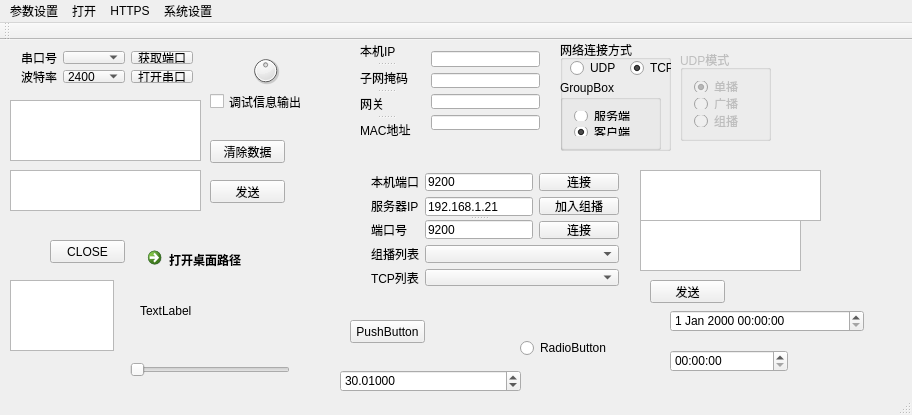
<?xml version="1.0" encoding="UTF-8"?>
<ui version="4.0">
 <class>MainWindow</class>
 <widget class="QMainWindow" name="MainWindow">
  <property name="enabled">
   <bool>true</bool>
  </property>
  <property name="geometry">
   <rect>
    <x>0</x>
    <y>0</y>
    <width>912</width>
    <height>415</height>
   </rect>
  </property>
  <property name="windowTitle">
   <string>MainWindow</string>
  </property>
  <widget class="QWidget" name="centralWidget">
   <widget class="QTextBrowser" name="Text_DBG">
    <property name="geometry">
     <rect>
      <x>10</x>
      <y>60</y>
      <width>191</width>
      <height>61</height>
     </rect>
    </property>
    <property name="readOnly">
     <bool>true</bool>
    </property>
   </widget>
   <widget class="QCheckBox" name="DBG">
    <property name="geometry">
     <rect>
      <x>210</x>
      <y>50</y>
      <width>101</width>
      <height>23</height>
     </rect>
    </property>
    <property name="text">
     <string>调试信息输出</string>
    </property>
   </widget>
   <widget class="QPushButton" name="CLOSE">
    <property name="geometry">
     <rect>
      <x>50</x>
      <y>200</y>
      <width>75</width>
      <height>23</height>
     </rect>
    </property>
    <property name="text">
     <string>CLOSE</string>
    </property>
   </widget>
   <widget class="QDial" name="dial">
    <property name="geometry">
     <rect>
      <x>250</x>
      <y>10</y>
      <width>31</width>
      <height>41</height>
     </rect>
    </property>
    <property name="pageStep">
     <number>10</number>
    </property>
    <property name="value">
     <number>50</number>
    </property>
   </widget>
   <widget class="QPushButton" name="DBG_clear">
    <property name="geometry">
     <rect>
      <x>210</x>
      <y>100</y>
      <width>75</width>
      <height>23</height>
     </rect>
    </property>
    <property name="text">
     <string>清除数据</string>
    </property>
   </widget>
   <widget class="QPushButton" name="SEND">
    <property name="geometry">
     <rect>
      <x>210</x>
      <y>140</y>
      <width>75</width>
      <height>23</height>
     </rect>
    </property>
    <property name="text">
     <string>发送</string>
    </property>
   </widget>
   <widget class="QTextEdit" name="textEdit">
    <property name="geometry">
     <rect>
      <x>10</x>
      <y>130</y>
      <width>191</width>
      <height>41</height>
     </rect>
    </property>
   </widget>
   <widget class="QGroupBox" name="TCP_UDP">
    <property name="enabled">
     <bool>true</bool>
    </property>
    <property name="geometry">
     <rect>
      <x>560</x>
      <y>0</y>
      <width>111</width>
      <height>111</height>
     </rect>
    </property>
    <property name="title">
     <string>网络连接方式</string>
    </property>
    <property name="checkable">
     <bool>false</bool>
    </property>
    <widget class="QRadioButton" name="TCP_MODE">
     <property name="geometry">
      <rect>
       <x>70</x>
       <y>20</y>
       <width>51</width>
       <height>16</height>
      </rect>
     </property>
     <property name="text">
      <string>TCP</string>
     </property>
     <property name="checkable">
      <bool>true</bool>
     </property>
     <property name="checked">
      <bool>true</bool>
     </property>
    </widget>
    <widget class="QRadioButton" name="UDP_MODE">
     <property name="geometry">
      <rect>
       <x>10</x>
       <y>20</y>
       <width>51</width>
       <height>16</height>
      </rect>
     </property>
     <property name="text">
      <string>UDP</string>
     </property>
     <property name="checkable">
      <bool>true</bool>
     </property>
     <property name="checked">
      <bool>false</bool>
     </property>
    </widget>
    <widget class="QGroupBox" name="groupBox">
     <property name="geometry">
      <rect>
       <x>0</x>
       <y>40</y>
       <width>101</width>
       <height>70</height>
      </rect>
     </property>
     <property name="title">
      <string>GroupBox</string>
     </property>
     <layout class="QGridLayout" name="gridLayout_2">
      <item row="1" column="0">
       <widget class="QRadioButton" name="CLIENT_MODE">
        <property name="text">
         <string>客户端</string>
        </property>
        <property name="checkable">
         <bool>true</bool>
        </property>
        <property name="checked">
         <bool>true</bool>
        </property>
       </widget>
      </item>
      <item row="0" column="0">
       <widget class="QRadioButton" name="SERVER_MODE">
        <property name="text">
         <string>服务端</string>
        </property>
       </widget>
      </item>
     </layout>
    </widget>
   </widget>
   <widget class="QPushButton" name="SEND_IP">
    <property name="enabled">
     <bool>true</bool>
    </property>
    <property name="geometry">
     <rect>
      <x>650</x>
      <y>240</y>
      <width>75</width>
      <height>23</height>
     </rect>
    </property>
    <property name="text">
     <string>发送</string>
    </property>
   </widget>
   <widget class="QTextEdit" name="recv_text">
    <property name="geometry">
     <rect>
      <x>640</x>
      <y>130</y>
      <width>181</width>
      <height>51</height>
     </rect>
    </property>
    <property name="readOnly">
     <bool>true</bool>
    </property>
   </widget>
   <widget class="QTextEdit" name="sen_text">
    <property name="geometry">
     <rect>
      <x>640</x>
      <y>180</y>
      <width>161</width>
      <height>51</height>
     </rect>
    </property>
   </widget>
   <widget class="QWidget" name="layoutWidget">
    <property name="geometry">
     <rect>
      <x>420</x>
      <y>0</y>
      <width>131</width>
      <height>101</height>
     </rect>
    </property>
    <layout class="QVBoxLayout" name="verticalLayout">
     <item>
      <widget class="QLineEdit" name="ipaddr">
       <property name="frame">
        <bool>true</bool>
       </property>
       <property name="clearButtonEnabled">
        <bool>false</bool>
       </property>
      </widget>
     </item>
     <item>
      <widget class="QLineEdit" name="netmask">
       <property name="frame">
        <bool>true</bool>
       </property>
      </widget>
     </item>
     <item>
      <widget class="QLineEdit" name="gatewayio"/>
     </item>
     <item>
      <widget class="QLineEdit" name="ethaddr"/>
     </item>
    </layout>
   </widget>
   <widget class="QWidget" name="layoutWidget">
    <property name="geometry">
     <rect>
      <x>10</x>
      <y>0</y>
      <width>194</width>
      <height>54</height>
     </rect>
    </property>
    <layout class="QGridLayout" name="gridLayout">
     <item row="0" column="0">
      <widget class="QLabel" name="label">
       <property name="text">
        <string>串口号</string>
       </property>
      </widget>
     </item>
     <item row="0" column="1">
      <widget class="QComboBox" name="COMX"/>
     </item>
     <item row="0" column="2">
      <widget class="QPushButton" name="GETCOMS">
       <property name="text">
        <string>获取端口</string>
       </property>
      </widget>
     </item>
     <item row="1" column="0">
      <widget class="QLabel" name="label_2">
       <property name="text">
        <string>波特率</string>
       </property>
      </widget>
     </item>
     <item row="1" column="1">
      <widget class="QComboBox" name="buard">
       <item>
        <property name="text">
         <string>2400</string>
        </property>
       </item>
       <item>
        <property name="text">
         <string>9600</string>
        </property>
       </item>
       <item>
        <property name="text">
         <string>19200</string>
        </property>
       </item>
       <item>
        <property name="text">
         <string>38400</string>
        </property>
       </item>
       <item>
        <property name="text">
         <string>57600</string>
        </property>
       </item>
       <item>
        <property name="text">
         <string>115200</string>
        </property>
       </item>
      </widget>
     </item>
     <item row="1" column="2">
      <widget class="QPushButton" name="OPNE_CLOSE">
       <property name="contextMenuPolicy">
        <enum>Qt::NoContextMenu</enum>
       </property>
       <property name="text">
        <string>打开串口</string>
       </property>
      </widget>
     </item>
    </layout>
   </widget>
   <widget class="QSplitter" name="splitter">
    <property name="geometry">
     <rect>
      <x>360</x>
      <y>0</y>
      <width>51</width>
      <height>101</height>
     </rect>
    </property>
    <property name="orientation">
     <enum>Qt::Vertical</enum>
    </property>
    <widget class="QLabel" name="label_3">
     <property name="text">
      <string>本机IP</string>
     </property>
    </widget>
    <widget class="QLabel" name="label_4">
     <property name="text">
      <string>子网掩码</string>
     </property>
    </widget>
    <widget class="QLabel" name="label_6">
     <property name="text">
      <string>网关</string>
     </property>
    </widget>
    <widget class="QLabel" name="label_7">
     <property name="text">
      <string>MAC地址</string>
     </property>
    </widget>
   </widget>
   <widget class="QTextEdit" name="TEST">
    <property name="geometry">
     <rect>
      <x>10</x>
      <y>240</y>
      <width>104</width>
      <height>71</height>
     </rect>
    </property>
   </widget>
   <widget class="QGroupBox" name="UDP_MODE_2">
    <property name="enabled">
     <bool>false</bool>
    </property>
    <property name="geometry">
     <rect>
      <x>680</x>
      <y>10</y>
      <width>91</width>
      <height>91</height>
     </rect>
    </property>
    <property name="title">
     <string>UDP模式</string>
    </property>
    <layout class="QFormLayout" name="formLayout">
     <item row="0" column="0">
      <widget class="QRadioButton" name="Unicast">
       <property name="text">
        <string>单播</string>
       </property>
       <property name="checked">
        <bool>true</bool>
       </property>
      </widget>
     </item>
     <item row="1" column="0">
      <widget class="QRadioButton" name="broadcast">
       <property name="text">
        <string>广播</string>
       </property>
      </widget>
     </item>
     <item row="2" column="0">
      <widget class="QRadioButton" name="Multicasr">
       <property name="text">
        <string>组播</string>
       </property>
      </widget>
     </item>
    </layout>
   </widget>
   <widget class="QWidget" name="layoutWidget">
    <property name="geometry">
     <rect>
      <x>360</x>
      <y>122</y>
      <width>270</width>
      <height>135</height>
     </rect>
    </property>
    <layout class="QGridLayout" name="gridLayout_3">
     <item row="0" column="0">
      <widget class="QLabel" name="label_9">
       <property name="text">
        <string>本机端口</string>
       </property>
      </widget>
     </item>
     <item row="0" column="1">
      <widget class="QLineEdit" name="port_num_2">
       <property name="text">
        <string>9200</string>
       </property>
      </widget>
     </item>
     <item row="0" column="2">
      <widget class="QPushButton" name="connect_ip">
       <property name="text">
        <string>连接</string>
       </property>
      </widget>
     </item>
     <item row="1" column="0">
      <widget class="QLabel" name="label_5">
       <property name="text">
        <string>服务器IP</string>
       </property>
      </widget>
     </item>
     <item row="1" column="1" rowspan="2">
      <widget class="QSplitter" name="splitter_2">
       <property name="orientation">
        <enum>Qt::Vertical</enum>
       </property>
       <widget class="QLineEdit" name="serverip">
        <property name="text">
         <string>192.168.1.21</string>
        </property>
       </widget>
       <widget class="QLineEdit" name="port_num">
        <property name="text">
         <string>9200</string>
        </property>
       </widget>
      </widget>
     </item>
     <item row="1" column="2">
      <widget class="QPushButton" name="Jion_Multicast">
       <property name="text">
        <string>加入组播</string>
       </property>
      </widget>
     </item>
     <item row="2" column="0">
      <widget class="QLabel" name="label_8">
       <property name="text">
        <string>端口号</string>
       </property>
      </widget>
     </item>
     <item row="2" column="2">
      <widget class="QPushButton" name="connect_ip_3">
       <property name="text">
        <string>连接</string>
       </property>
      </widget>
     </item>
     <item row="3" column="0">
      <widget class="QLabel" name="label_10">
       <property name="text">
        <string>组播列表</string>
       </property>
      </widget>
     </item>
     <item row="3" column="1" colspan="2">
      <widget class="QComboBox" name="cbxConnection_2"/>
     </item>
     <item row="4" column="0">
      <widget class="QLabel" name="label_11">
       <property name="text">
        <string>TCP列表</string>
       </property>
      </widget>
     </item>
     <item row="4" column="1" colspan="2">
      <widget class="QComboBox" name="cbxConnection"/>
     </item>
    </layout>
   </widget>
   <widget class="QPushButton" name="qiehuang">
    <property name="geometry">
     <rect>
      <x>350</x>
      <y>280</y>
      <width>75</width>
      <height>23</height>
     </rect>
    </property>
    <property name="text">
     <string>PushButton</string>
    </property>
   </widget>
   <widget class="QLabel" name="label_12">
    <property name="geometry">
     <rect>
      <x>140</x>
      <y>240</y>
      <width>111</width>
      <height>61</height>
     </rect>
    </property>
    <property name="text">
     <string>TextLabel</string>
    </property>
   </widget>
   <widget class="QSlider" name="horizontalSlider">
    <property name="geometry">
     <rect>
      <x>130</x>
      <y>320</y>
      <width>160</width>
      <height>19</height>
     </rect>
    </property>
    <property name="orientation">
     <enum>Qt::Horizontal</enum>
    </property>
   </widget>
   <widget class="QRadioButton" name="a_test">
    <property name="geometry">
     <rect>
      <x>520</x>
      <y>300</y>
      <width>89</width>
      <height>16</height>
     </rect>
    </property>
    <property name="text">
     <string>RadioButton</string>
    </property>
   </widget>
   <widget class="QTimeEdit" name="timeEdit">
    <property name="geometry">
     <rect>
      <x>670</x>
      <y>310</y>
      <width>118</width>
      <height>22</height>
     </rect>
    </property>
   </widget>
   <widget class="QDateTimeEdit" name="dateTimeEdit">
    <property name="geometry">
     <rect>
      <x>670</x>
      <y>270</y>
      <width>194</width>
      <height>22</height>
     </rect>
    </property>
   </widget>
   <widget class="QDoubleSpinBox" name="doubleSpinBox">
    <property name="geometry">
     <rect>
      <x>340</x>
      <y>330</y>
      <width>181</width>
      <height>22</height>
     </rect>
    </property>
    <property name="decimals">
     <number>5</number>
    </property>
    <property name="singleStep">
     <double>0.000001000000000</double>
    </property>
    <property name="value">
     <double>30.010000000000002</double>
    </property>
   </widget>
   <widget class="QCommandLinkButton" name="commandLinkButton">
    <property name="geometry">
     <rect>
      <x>140</x>
      <y>200</y>
      <width>172</width>
      <height>41</height>
     </rect>
    </property>
    <property name="text">
     <string>打开桌面路径</string>
    </property>
   </widget>
  </widget>
  <widget class="QMenuBar" name="menuBar">
   <property name="geometry">
    <rect>
     <x>0</x>
     <y>0</y>
     <width>912</width>
     <height>23</height>
    </rect>
   </property>
   <widget class="QMenu" name="menu526g">
    <property name="title">
     <string>参数设置</string>
    </property>
    <addaction name="actionUart"/>
   </widget>
   <widget class="QMenu" name="menu">
    <property name="title">
     <string>打开</string>
    </property>
    <addaction name="action"/>
    <addaction name="action_2"/>
    <addaction name="action_3"/>
   </widget>
   <widget class="QMenu" name="menuHTTPS">
    <property name="title">
     <string>HTTPS</string>
    </property>
   </widget>
   <widget class="QMenu" name="menu_2">
    <property name="title">
     <string>系统设置</string>
    </property>
    <addaction name="actionShijian"/>
   </widget>
   <addaction name="menu526g"/>
   <addaction name="menu"/>
   <addaction name="menuHTTPS"/>
   <addaction name="menu_2"/>
  </widget>
  <widget class="QToolBar" name="mainToolBar">
   <attribute name="toolBarArea">
    <enum>TopToolBarArea</enum>
   </attribute>
   <attribute name="toolBarBreak">
    <bool>false</bool>
   </attribute>
  </widget>
  <widget class="QStatusBar" name="statusBar"/>
  <action name="action1_5">
   <property name="text">
    <string>类型</string>
   </property>
  </action>
  <action name="action_58">
   <property name="text">
    <string>类型12</string>
   </property>
  </action>
  <action name="actionUart">
   <property name="text">
    <string>串口参数</string>
   </property>
  </action>
  <action name="action">
   <property name="text">
    <string>图片</string>
   </property>
  </action>
  <action name="action_2">
   <property name="text">
    <string>文件</string>
   </property>
  </action>
  <action name="action_3">
   <property name="text">
    <string>网址</string>
   </property>
  </action>
  <action name="actionShijian">
   <property name="text">
    <string>时间</string>
   </property>
  </action>
 </widget>
 <layoutdefault spacing="6" margin="11"/>
 <resources/>
 <connections/>
</ui>
